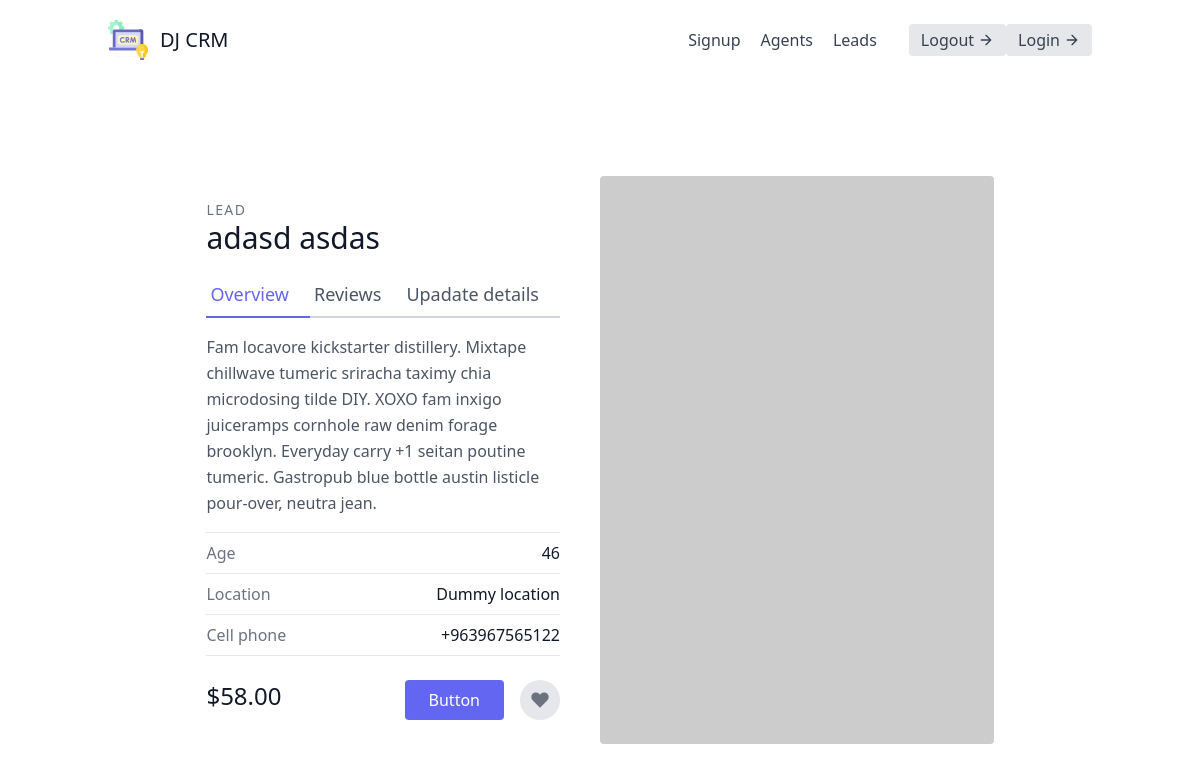
The app's page /leads/3, older data.
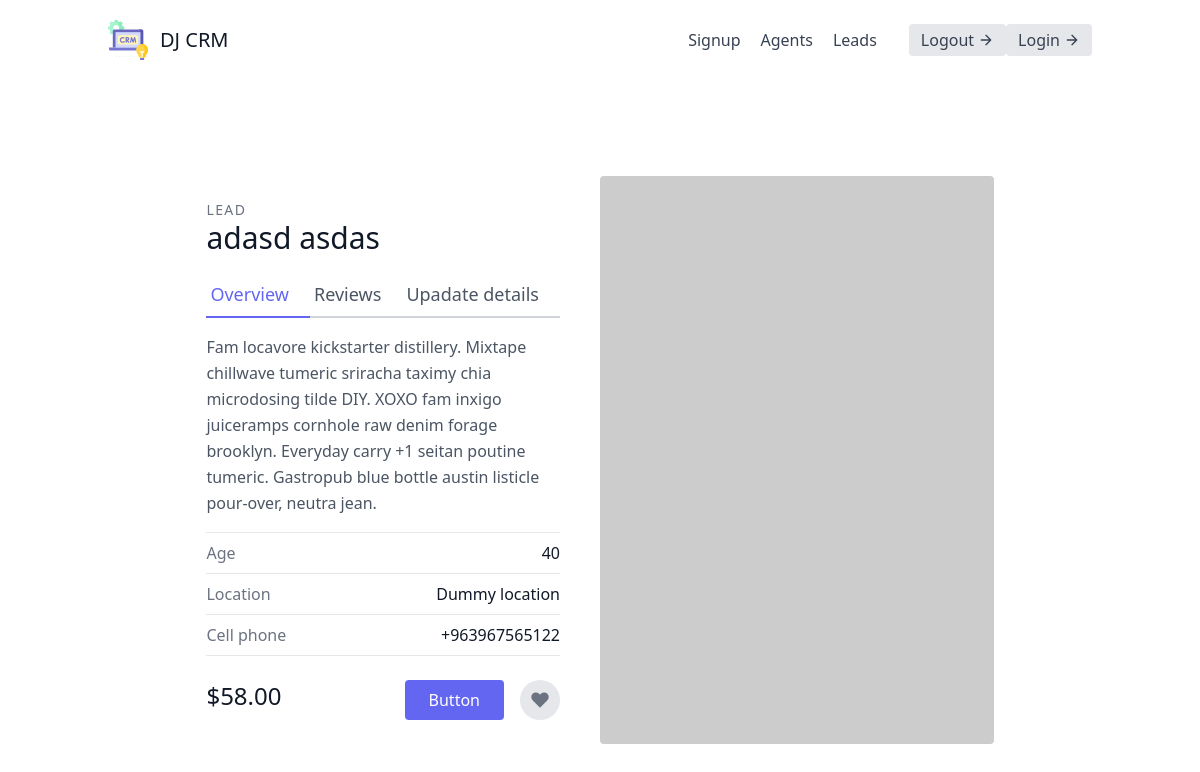
The same page, newer data.
### leads/models.py (models this page shows, shortened)
class Lead(models.Model):
    SOURCE_CHOICES = (
        ("YouTube", "YouTube"),
        ("Google", "Google"),
        ("Newsletter", "Newsletter"),
    )
    first_name = models.CharField(max_length=20)
    last_name = models.CharField(max_length=20)
    agent = models.ForeignKey("Agent", on_delete=models.CASCADE)
    age = models.IntegerField(default=0)
    phoned = models.BooleanField(default=False)
    source = models.CharField(choices=SOURCE_CHOICES, max_length=100)
    profile_picture = models.ImageField(blank=True, null=True)
    special_file = models.FileField(blank=True, null=True)

### leads/views.py (the view)
# urls.py: path("<int:pk>", lead_detail, name="lead-detail"),
def lead_detail(request, pk):
    lead = Lead.objects.get(id=pk)
    context = {"lead": lead}
    return render(request, "leads/lead_detail.html", context=context)

### leads/templates/leads/lead_detail.html
{% extends "base.html" %}
{% block content %}
<section class="text-gray-600 body-font overflow-hidden">
    <div class="container px-5 py-24 mx-auto">
      <div class="lg:w-4/5 mx-auto flex flex-wrap">
        <div class="lg:w-1/2 w-full lg:pr-10 lg:py-6 mb-6 lg:mb-0">
          <h2 class="text-sm title-font text-gray-500 tracking-widest">LEAD</h2>
          <h1 class="text-gray-900 text-3xl title-font font-medium mb-4">{{lead.first_name}} {{lead.last_name}}</h1>
          <div class="flex mb-4">
            <a href = "{% url 'leads:lead-detail' lead.pk %}", class="flex-grow text-indigo-500 border-b-2 border-indigo-500 py-2 text-lg px-1">Overview</a>
            <a class="flex-grow border-b-2 border-gray-300 py-2 text-lg px-1">Reviews</a>
            <a href = "{% url 'leads:lead-update' lead.pk %}", class="flex-grow border-b-2 border-gray-300 py-2 text-lg px-1">Upadate details</a>
          </div>
          <p class="leading-relaxed mb-4">Fam locavore kickstarter distillery. Mixtape chillwave tumeric sriracha taximy chia microdosing tilde DIY. XOXO fam inxigo juiceramps cornhole raw denim forage brooklyn. Everyday carry +1 seitan poutine tumeric. Gastropub blue bottle austin listicle pour-over, neutra jean.</p>
          <div class="flex border-t border-gray-200 py-2">
            <span class="text-gray-500">Age</span>
            <span class="ml-auto text-gray-900">{{lead.age}}</span>
          </div>
          <div class="flex border-t border-gray-200 py-2">
            <span class="text-gray-500">Location</span>
            <span class="ml-auto text-gray-900">Dummy location</span>
          </div>
          <div class="flex border-t border-b mb-6 border-gray-200 py-2">
            <span class="text-gray-500">Cell phone</span>
            <span class="ml-auto text-gray-900">+963967565122</span>
          </div>
          <div class="flex">
            <span class="title-font font-medium text-2xl text-gray-900">$58.00</span>
            <button class="flex ml-auto text-white bg-indigo-500 border-0 py-2 px-6 focus:outline-none hover:bg-indigo-600 rounded">Button</button>
            <button class="rounded-full w-10 h-10 bg-gray-200 p-0 border-0 inline-flex items-center justify-center text-gray-500 ml-4">
              <svg fill="currentColor" stroke-linecap="round" stroke-linejoin="round" stroke-width="2" class="w-5 h-5" viewBox="0 0 24 24">
                <path d="M20.84 4.61a5.5 5.5 0 00-7.78 0L12 5.67l-1.06-1.06a5.5 5.5 0 00-7.78 7.78l1.06 1.06L12 21.23l7.78-7.78 1.06-1.06a5.5 5.5 0 000-7.78z"></path>
              </svg>
            </button>
          </div>
        </div>
        <img alt="ecommerce" class="lg:w-1/2 w-full lg:h-auto h-64 object-cover object-center rounded" src="https://dummyimage.com/400x400">
      </div>
    </div>
  </section>
{% endblock content %}

Row changes from the older to the newer data that the page shows:
changed Lead "adasd": age "46" → "40"
